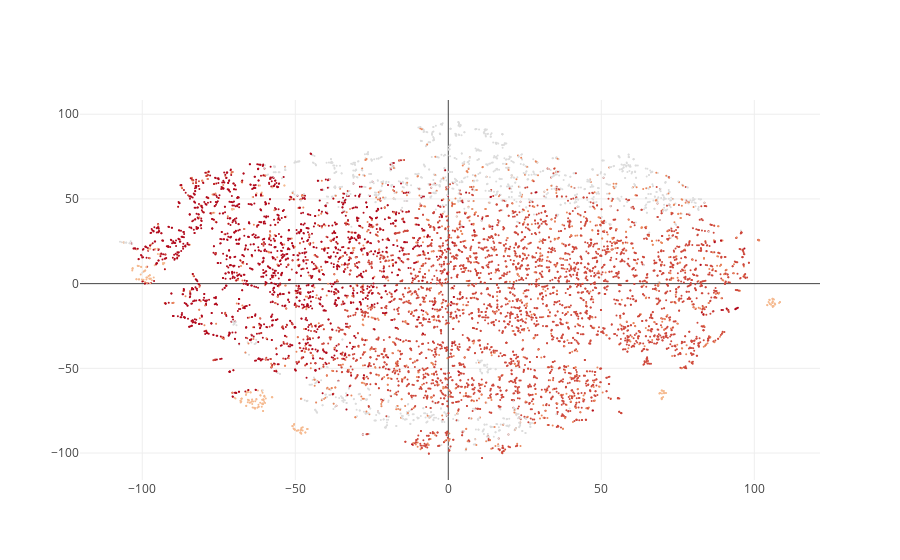

Here is the notebook cell this chart was saved with:
### Code cell
from sklearn.manifold import TSNE
tsne5 = TSNE(n_components=2, perplexity=5)
X_enc5 =tsne5.fit_transform(X)
py.iplot([go.Scatter(x=X_enc5[:,0],y=X_enc5[:,1], mode='markers', marker=dict(color=y, size=2))])

### Figure 1 — Plotly figure (JSON) as saved in the notebook; plotly's stock layout.template omitted (floating-point values rounded to 4 significant figures; data arrays with more than 128 entries replaced by an {"elided": "..."} marker saying what was removed)
{"data": [{"marker": {"color": {"elided": "8570 int values"}, "size": 2}, "mode": "markers", "type": "scatter", "x": {"elided": "8570 float values"}, "y": {"elided": "8570 float values"}}], "layout": {}}
